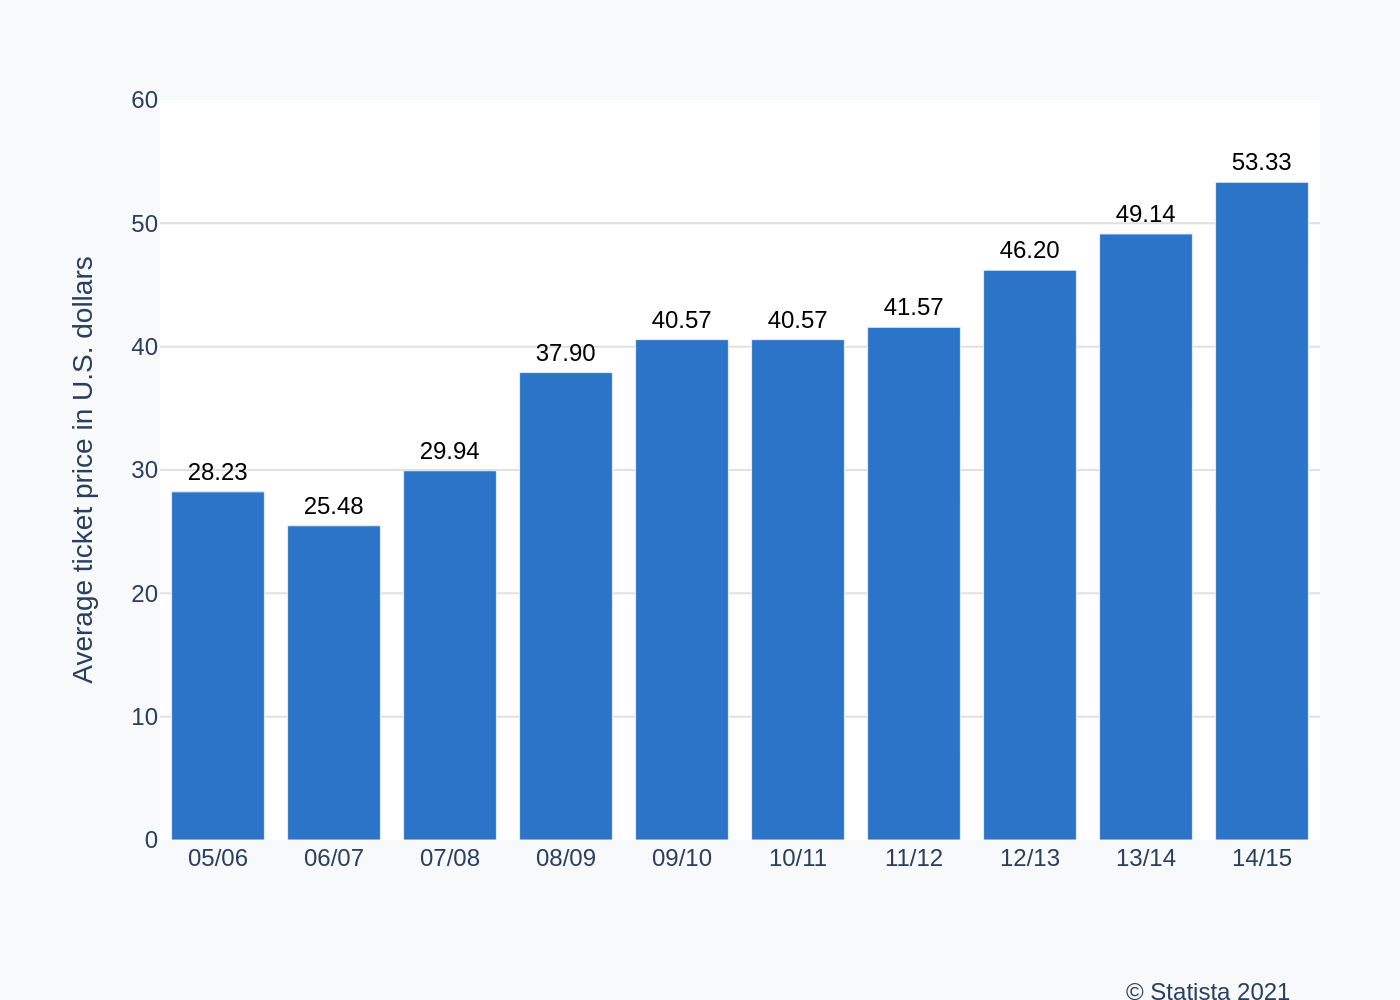

Recreate this plot in Python.
import sys
import json
import os
import plotly.graph_objects as go

if len(sys.argv) != 2:
    print("Usage: python your_script.py <path_to_json_file>")
    sys.exit(1)

json_file_path = sys.argv[1]

try:
    with open(json_file_path, 'r', encoding='utf-8') as f:
        chart_info = json.load(f)
except FileNotFoundError:
    print(f"Error: JSON file not found at {json_file_path}")
    sys.exit(1)
except json.JSONDecodeError:
    print(f"Error: Could not decode JSON from {json_file_path}")
    sys.exit(1)

chart_data = chart_info['chart_data']
texts = chart_info['texts']
colors = chart_info['colors']

x_values = [item['x'] for item in chart_data]
y_values = [item['y'] for item in chart_data]

fig = go.Figure()

fig.add_trace(go.Bar(
    x=x_values,
    y=y_values,
    marker_color=colors[0],
    text=[f'{y:.2f}' if y % 1 != 0 and str(y)[-2] != '0' else f'{y:.1f}' if y % 1 != 0 else f'{int(y)}' for y in y_values],
    textposition='outside',
    textfont=dict(family="Arial", size=12, color='black'),
    cliponaxis=False
))

fig.update_layout(
    font=dict(family="Arial"),
    plot_bgcolor='white',
    paper_bgcolor='rgb(248, 249, 250)',
    showlegend=False,
    margin=dict(l=80, r=40, t=50, b=80),
    yaxis_title=texts['y_axis_title'],
    xaxis=dict(
        showgrid=False,
        zeroline=True,
        zerolinecolor='black',
        zerolinewidth=1,
        tickfont=dict(size=12)
    ),
    yaxis=dict(
        range=[0, 60],
        dtick=10,
        gridcolor='#E0E0E0',
        gridwidth=1,
        zeroline=False,
        tickfont=dict(size=12)
    ),
    annotations=[
        dict(
            text=texts['source'],
            align='right',
            showarrow=False,
            xref='paper',
            yref='paper',
            x=0.98,
            y=-0.18,
            xanchor='right',
            yanchor='top',
            font=dict(size=12)
        )
    ]
)

base_filename, _ = os.path.splitext(json_file_path)
output_filename = f"{base_filename}.png"

fig.write_image(output_filename, scale=2)
print(f"Chart saved to {output_filename}")
